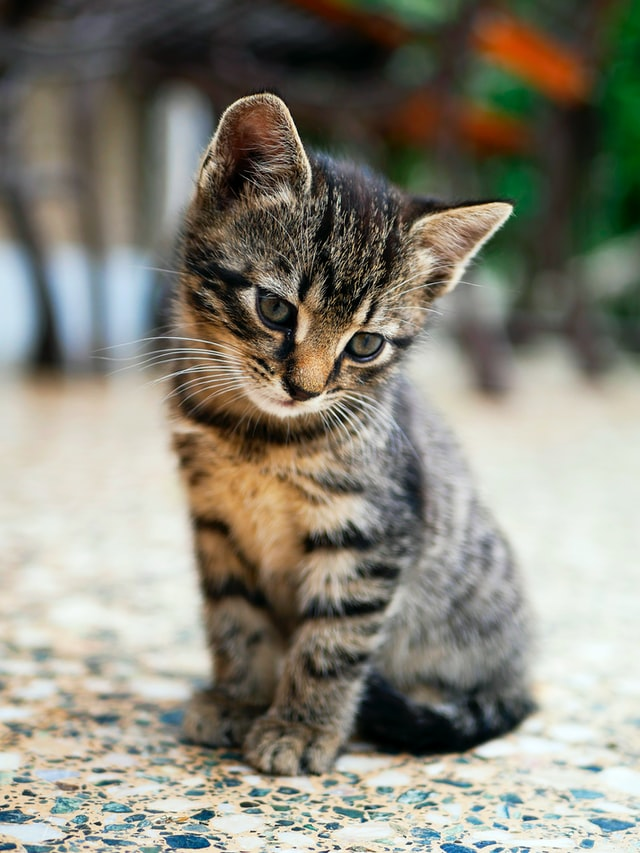
#> input picture opencv/media/cat.jpg, 640 x 853 px, given in place of the camera
$ python contours_webcam.py
#> lines starting #> are read from the running program, lines starting #| are printed output that depends on the picture; after the words box and inside, x2 and y2 are one past the last pixel; in counts of white or black regions, pixels touching at a corner belong together
import cv2 as cv
import numpy as np

# rescale function
def rescaleFrame(frame, scale=0.75):
    width = int(frame.shape[1] * scale)
    height = int(frame.shape[0] * scale)
    dimensions = (width, height)

    return cv.resize(frame, dimensions, interpolation=cv.INTER_AREA)

capture = cv.VideoCapture(1)

while True:
    isTrue, frame = capture.read()
#> frame is the input picture: shape (853, 640, 3); mean B, G, R 120.3, 133.1, 135.7
    cv.imshow('webcam', frame)

    blank = np.zeros(frame.shape, dtype='uint8')

    # gray
    gray = cv.cvtColor(frame, cv.COLOR_BGR2GRAY)
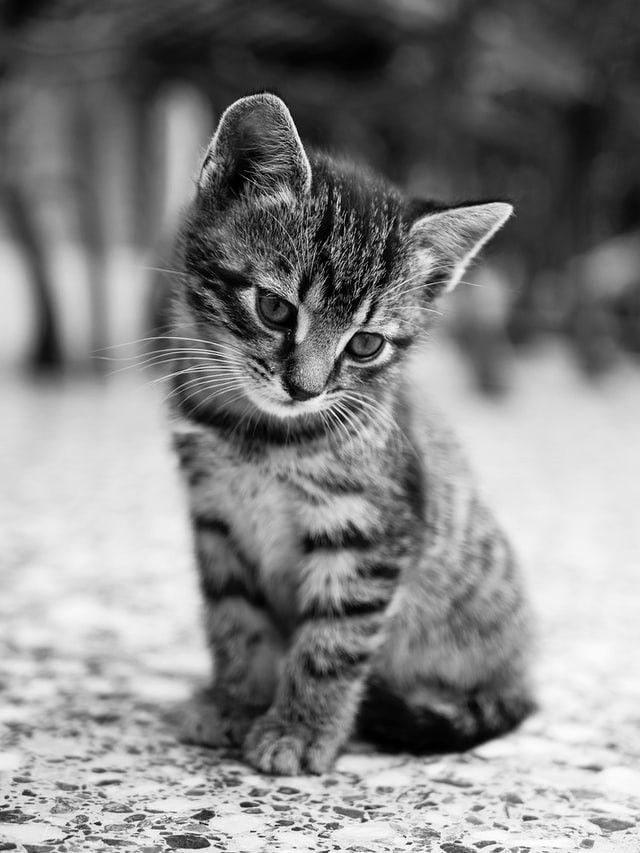
#> gray: shape (853, 640); min 0, max 254, mean 132.4
    cv.imshow('gray', gray)

    # blur
    blur = cv.GaussianBlur(gray, (3,3), cv.BORDER_DEFAULT)
    cv.imshow('blur', blur)

    # canny
    canny = cv.Canny(blur, 125, 175)
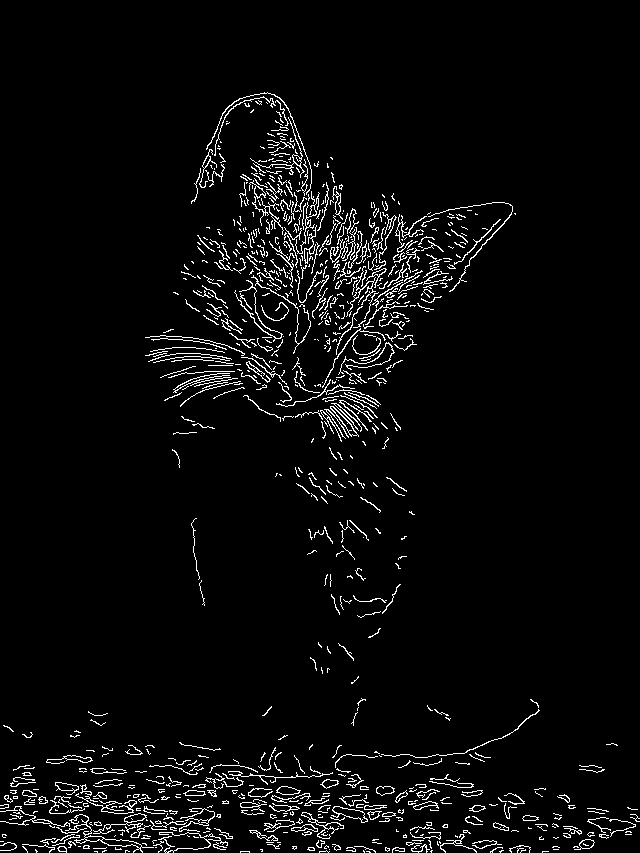
#> canny: shape (853, 640); 4% white in thin lines or dots, all inside (x1, y1, x2, y2) = (0, 92, 640, 853)
    cv.imshow('canny', canny)

    contours, hierarchies = cv.findContours(canny, cv.RETR_LIST, cv.CHAIN_APPROX_SIMPLE)
#> contours = 959 contours, 845 with area under 20; largest, box (x1, y1, x2, y2) and area: (65, 814, 154, 853) 320, (331, 806, 368, 823) 252, (332, 806, 368, 823) 234, (101, 838, 142, 849) 182, (330, 406, 359, 437) 181

    cv.drawContours(blank, contours, -1, (0,0,255), 1)
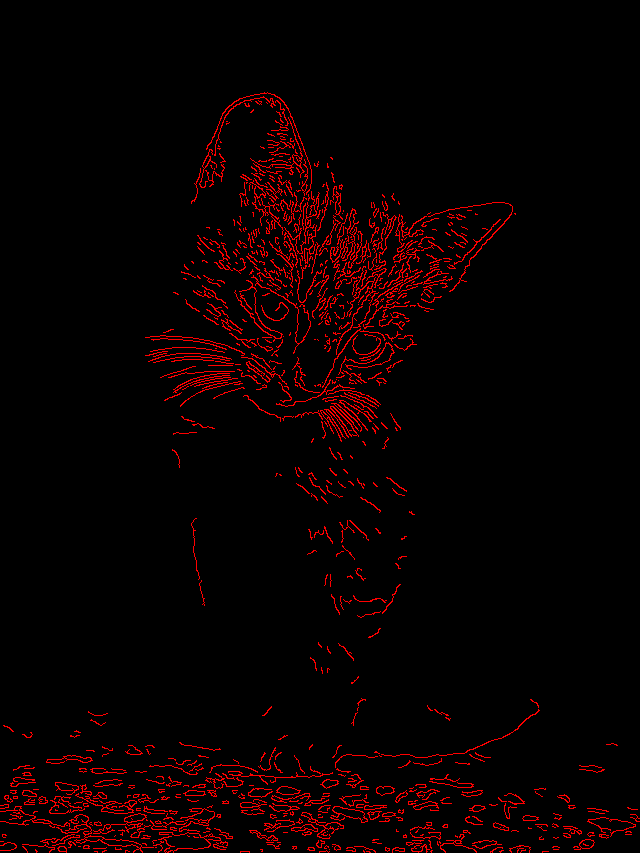
#> blank: shape (853, 640, 3); mean of channels 0, 1, 2 0, 0, 10.1; drawn as B, G, R
    cv.imshow('contours drawn', blank)

    if cv.waitKey(20) & 0xFF==ord('d'):
#> (key Esc is pressed here)
        break

capture.release()
cv.destroyAllWindows()

$ run again, on opencv/media/kor.jpg
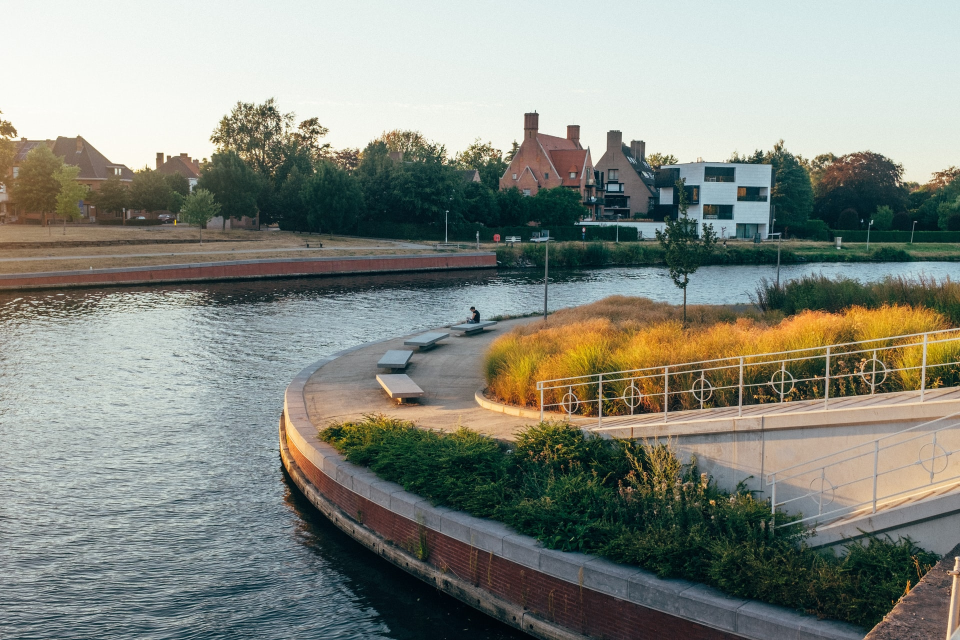
#> input picture opencv/media/kor.jpg, 1920 x 1280 px, given in place of the camera (shown at 1/2 size)
#> frame is the input picture: shape (1280, 1920, 3); mean B, G, R 128.2, 137.2, 133.3
#> `canny = cv.Canny(blur, 125, 175)`:
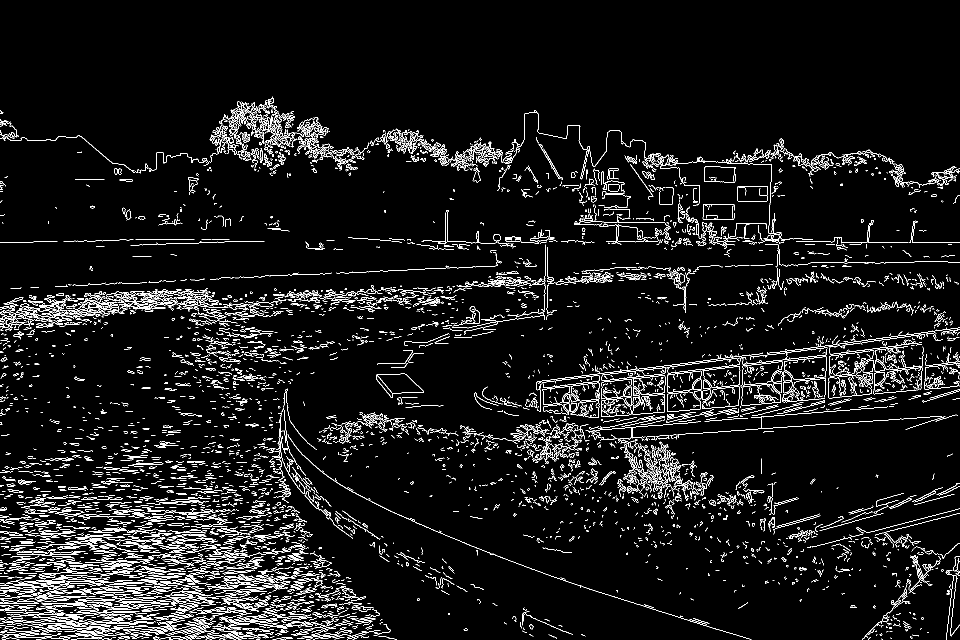
#> canny: shape (1280, 1920) (shown at 1/2 size); 5.8% white in thin lines or dots, all inside (x1, y1, x2, y2) = (0, 193, 1920, 1280)
#> contours = 6659 contours, 6260 with area under 20; largest, box (x1, y1, x2, y2) and area: (1656, 749, 1744, 797) 3160, (1656, 749, 1744, 797) 3120, (1568, 713, 1653, 760) 3030, (1568, 713, 1653, 760) 3004, (1484, 723, 1566, 771) 2629
#> `cv.drawContours(blank, contours, -1, (0,0,255), 1)`:
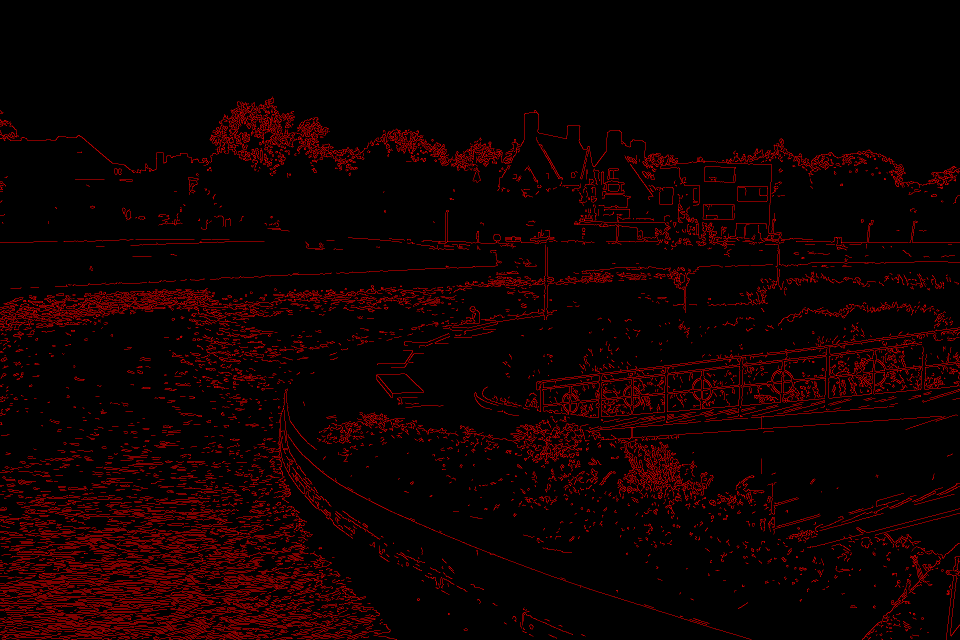
#> blank: shape (1280, 1920, 3) (shown at 1/2 size); mean of channels 0, 1, 2 0, 0, 14.8; drawn as B, G, R
